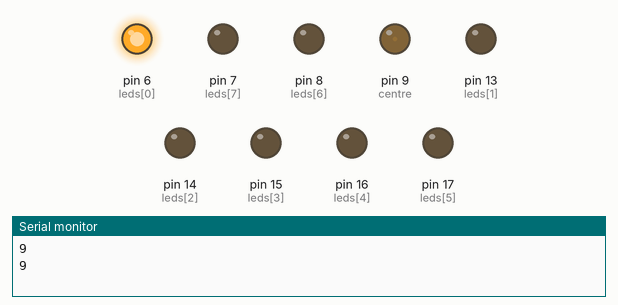
The sketch below on a simulated Arduino Uno, built with avr-gcc and run on an emulated ATmega328P. Parts: output pins drawn as LEDs (lit = HIGH), the last lines printed to the serial monitor.

Above: at 0.05 s.
At 1.0 s:
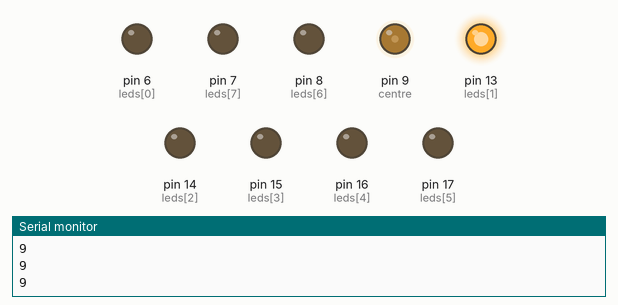
At 1.9 s:
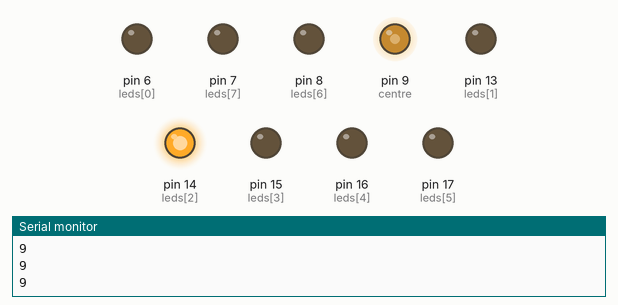
At 3.7 s:
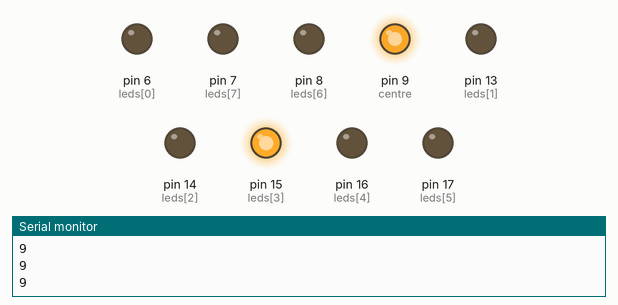
At 5.55 s:
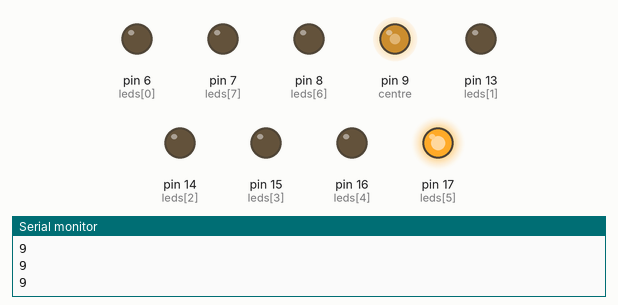
At 7.45 s:
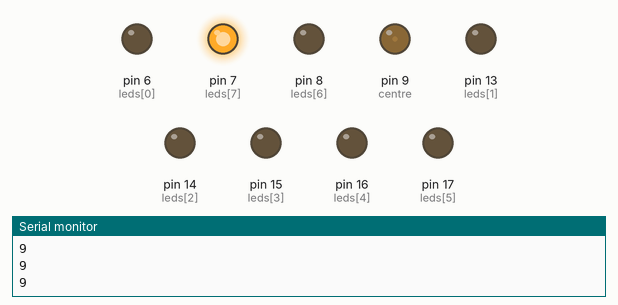
Timing chart, 0 to 10.0 s (numbered marks = the images above):
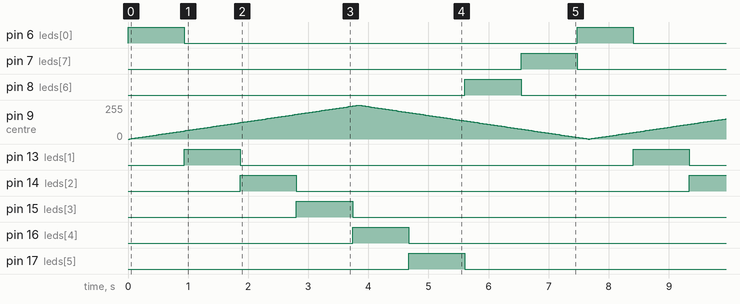

Measured:
- by itself, pin 6 (leds[0]), pin 7 (leds[7]), pin 8 (leds[6]), pin 13 (leds[1]), pin 14 (leds[2]), pin 15 (leds[3]), pin 16 (leds[4]), pin 17 (leds[5]): alternates HIGH for 0.93 s and LOW for 6.5 s

The sketch:

left_test_lights.ino
```cpp
int centre = 9;
int leds[] = {
  //4, 5, 7, 6, 14, 15, 16, 17};
  6, 13, 14, 15, 16, 17, 8, 7};
/*
  N  8
 NE 9
 E  6
 SE 2
 S  5
 SW 4
 W  7
 NW 3
 */

void setup() {
  for(int i=0; i<8; i++)
  {
    pinMode(leds[i], OUTPUT);
    digitalWrite(leds[i], LOW);
  }
  pinMode(centre, OUTPUT);
  digitalWrite(centre, HIGH);

  Serial.begin(4800);
}


int j=0, k=0;
int fadeValue = 0;
int fadeDirection = 2;

void loop() {
  //int potValue = analogRead(A3);

  //int pos = map(potValue, 0, 1023, 0, 9);

  int pos = 9;
  Serial.println(pos);

  // turn off ring lights lights
  for(int i=0; i<8; i++)
  {
    digitalWrite(leds[i], LOW);
  }

  // show direction display
  if(pos < 8)
  {
    digitalWrite(leds[(pos+3)%8], HIGH);
  }
  // show no GPS signal display
  else {

    digitalWrite(leds[j], HIGH);
    k++;
    if(k>30){
      k=0;
      j++;
    }

    if(j>7) j = 0;
  }

  // fade centre from min to max in increments of 5 points:
  analogWrite(centre, fadeValue);

  fadeValue += fadeDirection;
  if(fadeValue > 253 || fadeValue < 2)
    fadeDirection = -1*fadeDirection;


  delay(30);

}
```
